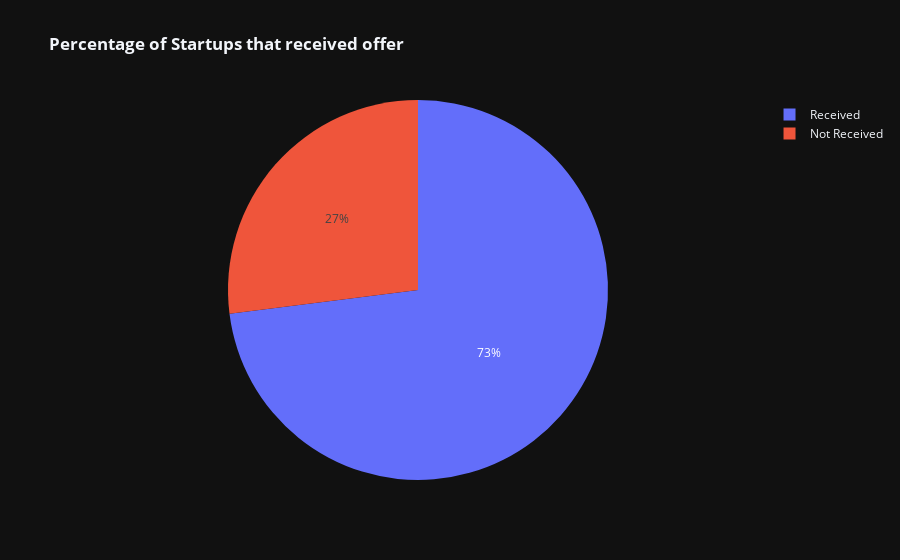

Notebook cell for this chart:
### Code cell
received_offer = round(shark_tank['Received Offer'].value_counts(normalize=True)*100)
fig = px.pie(received_offer,values='Received Offer',names=['Received','Not Received'],title='<b> Percentage of Startups that received offer </b>')
fig.show()

### Figure 1 — Plotly figure (JSON) as saved in the notebook; plotly's stock layout.template omitted (floating-point values rounded to 4 significant figures)
{"data": [{"domain": {"x": [0, 1], "y": [0, 1]}, "hovertemplate": "label=%{label}<br>Received Offer=%{value}<extra></extra>", "labels": ["Received", "Not Received"], "legendgroup": "", "name": "", "showlegend": true, "type": "pie", "values": [73, 27]}], "layout": {"legend": {"tracegroupgap": 0}, "title": {"text": "<b> Percentage of Startups that received offer </b>"}}}
